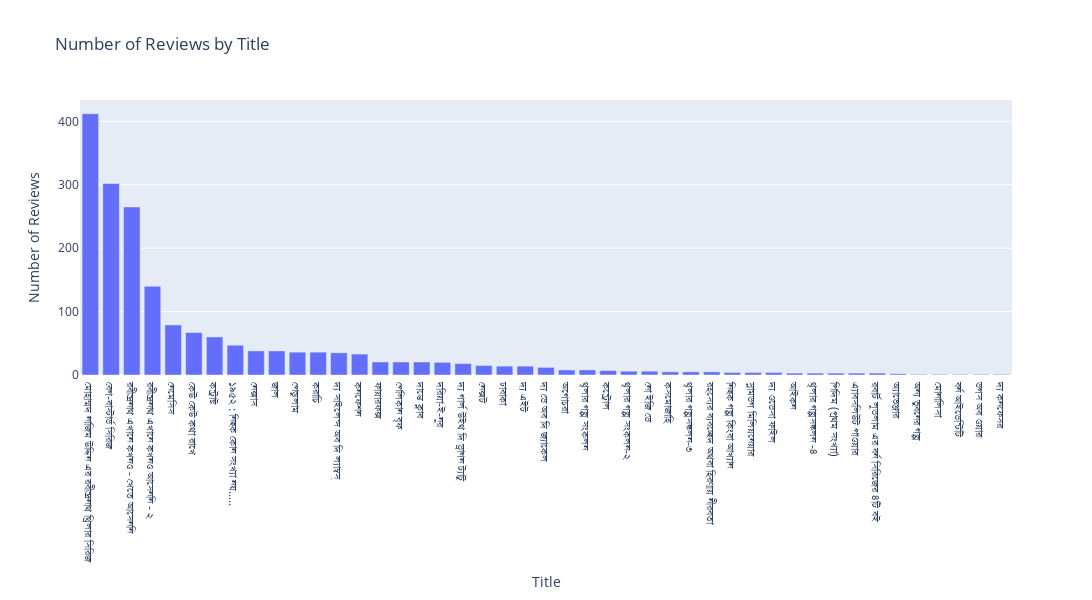

Here is the notebook cell this chart was saved with:
### Code cell
avg_review_by_title = author_stats_ratings.groupby('Title')['Number of Reviews'].mean().reset_index()
highest_avg_review_by_title = avg_review_by_title.sort_values(by='Number of Reviews', ascending=False)

# Plotting using Plotly
fig = px.bar(highest_avg_review_by_title, x='Title', y='Number of Reviews',
             title='Number of Reviews by Title',
             labels={'Title': 'Title', 'Number of Reviews': 'Number of Reviews'})

# Adjust the figure size
fig.update_layout(
    width=1300,  # Set the width of the figure
    height=600   # Set the height of the figure
)
fig.show()

### Figure 1 — Plotly figure (JSON) as saved in the notebook; plotly's stock layout.template omitted (floating-point values rounded to 4 significant figures)
{"data": [{"alignmentgroup": "True", "hovertemplate": "Title=%{x}<br>Number of Reviews=%{y}<extra></extra>", "legendgroup": "", "marker": {"color": "#636efa", "pattern": {"shape": ""}}, "name": "", "offsetgroup": "", "orientation": "v", "showlegend": false, "textposition": "auto", "type": "bar", "x": ["মোহাম্মদ নাজিম উদ্দিন এর রবীন্দ্রনাথ থ্রিলার সিরিজ", "বেগ-বাস্টার্ড সিরিজ", "রবীন্দ্রনাথ এখানে কখনও - খেতে আসেননি", "রবীন্দ্রনাথ এখানে কখনও আসেননি - ২", "নেমেসিস", "কেউ কেউ কথা রাখে", "কন্ট্রাক্ট", "১৯৫২ : নিছক কোন সংখ্যা নয়.....", "নেক্সাস", "জাল", "পেন্ডুলাম", "করাচি", "দ্য সাইলেন্স অব দি ল্যাম্বস্", "কনফেশন", "ফায়ারফক্স", "পেলিকান বৃফ", "দান্তে ক্লাব", "দরিয়া-ই-নুর", "দ্য গার্ল উইথ দি ড্রাগন ট্যাটু", "নেক্সট", "ঢাবাকা", "দ্য এইট", "দ্য ডে অব দি জ্যাকেল", "অগোচরা", "থৃলার গল্প সংকলন", "কন্ট্রোল", "থৃলার গল্প সংকলন-২", "নো ইজি ডে", "কসমোজাহি", "থৃলার গল্পসঙ্কলন-৩", "রহস্যের ব্যবচ্ছেদ অথবা হিরণ্ময় নীরবতা", "নিছক গল্প কিংবা আখ্যান", "স্লামডগ মিলিয়নেয়ার", "দ্য ওডেসা ফাইল", "আইকন", "থৃলার গল্পসঙ্কলন -৪", "পিদিম (প্রথম সংখ্যা)", "এ্যাবসলিউট পাওয়ার", "রবার্ট লুডলাম এর বর্ন সিরিজের ৪টি বই", "অ্যাভেঞ্জার", "অন্য ভুবনের গল্প", "মোনালিসা", "বর্ন আইডেন্টিটি", "ডগস অব ওয়ার", "দ্য কনফেসর"], "xaxis": "x", "y": [412, 302, 265, 140, 79, 67, 60, 47, 38, 38, 36, 36, 35, 33, 20.55, 20.55, 20.55, 20, 18, 15, 14, 14, 12, 8, 8, 7, 6, 6, 5, 5, 5, 4, 4, 4, 3, 3, 3, 3, 3, 2, 1, 1, 1, 1, 1], "yaxis": "y"}], "layout": {"barmode": "relative", "height": 600, "legend": {"tracegroupgap": 0}, "title": {"text": "Number of Reviews by Title"}, "width": 1300, "xaxis": {"anchor": "y", "domain": [0, 1], "title": {"text": "Title"}}, "yaxis": {"anchor": "x", "domain": [0, 1], "title": {"text": "Number of Reviews"}}}}
